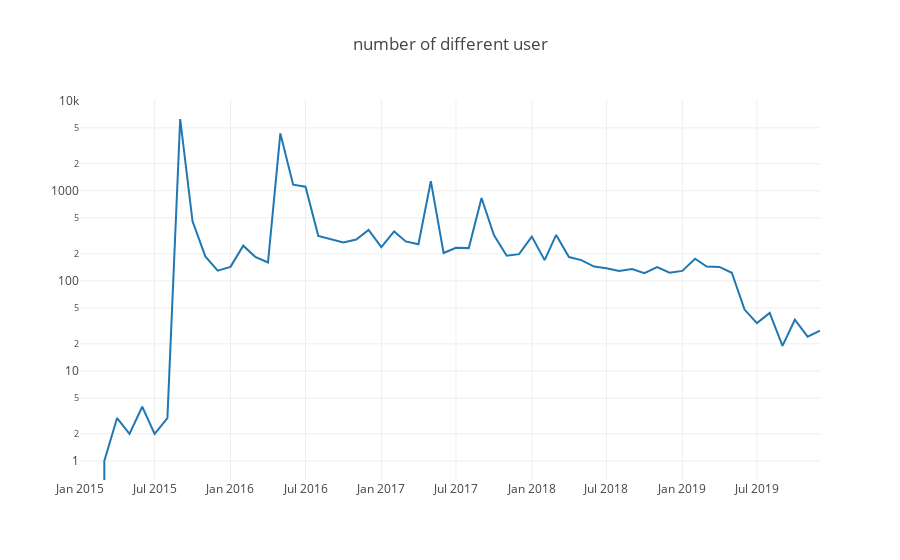

This figure's notebook cell:
### Markdown cell above
### 每月在仓库中活跃（只要有日志产生就算）的不同开发者（也就是一个GitHub账号）总数

### Code cell
Promise.all(yms.map(ym => {
    var q = `
            SELECT COUNT(DISTINCT actor_id) as user
            FROM github_log.year${ym['y']}
            WHERE repo_id='32665718' AND toMonth(created_at)=${ym['m']}
            `
    return query(q);
})).then(data => {
    var userCount = [], tableDict = [];
    data.forEach((d, i) => {
        userCount.push(d[0].user);
        tableDict.push({'ym': yms_axis[i], 'user': userCount[userCount.length-1]});
    });
    console.table(tableDict.map((d) => {
        return {
            'time': d.ym,
            'number of user': d.user,
        };
    }));
    openDigger.render.plotly([
        {x: yms_axis, y: userCount, mode: 'scatter', name: 'number of user'},
    ], {
        title: 'number of different user',
        yaxis: {type: 'log'}
    });
    
})

### Figure 1 — Plotly figure (JSON) as saved in the notebook; plotly's stock layout.template omitted (floating-point values rounded to 4 significant figures)
{"data": [{"mode": "scatter", "name": "number of user", "x": ["2015-1", "2015-2", "2015-3", "2015-4", "2015-5", "2015-6", "2015-7", "2015-8", "2015-9", "2015-10", "2015-11", "2015-12", "2016-1", "2016-2", "2016-3", "2016-4", "2016-5", "2016-6", "2016-7", "2016-8", "2016-9", "2016-10", "2016-11", "2016-12", "2017-1", "2017-2", "2017-3", "2017-4", "2017-5", "2017-6", "2017-7", "2017-8", "2017-9", "2017-10", "2017-11", "2017-12", "2018-1", "2018-2", "2018-3", "2018-4", "2018-5", "2018-6", "2018-7", "2018-8", "2018-9", "2018-10", "2018-11", "2018-12", "2019-1", "2019-2", "2019-3", "2019-4", "2019-5", "2019-6", "2019-7", "2019-8", "2019-9", "2019-10", "2019-11", "2019-12"], "y": ["0", "0", "1", "3", "2", "4", "2", "3", "6269", "459", "187", "130", "143", "246", "185", "160", "4334", "1170", "1110", "316", "291", "267", "288", "368", "237", "354", "274", "255", "1279", "204", "233", "231", "831", "322", "190", "198", "310", "170", "324", "184", "170", "144", "138", "129", "135", "122", "142", "123", "129", "176", "144", "143", "123", "48", "34", "44", "19", "37", "24", "28"]}], "layout": {"autosize": true, "title": {"text": "number of different user"}, "xaxis": {"autorange": true, "range": ["2015-01-01", "2019-12-01"], "type": "date"}, "yaxis": {"autorange": true, "range": [-0.211, 4.008], "type": "log"}}}
